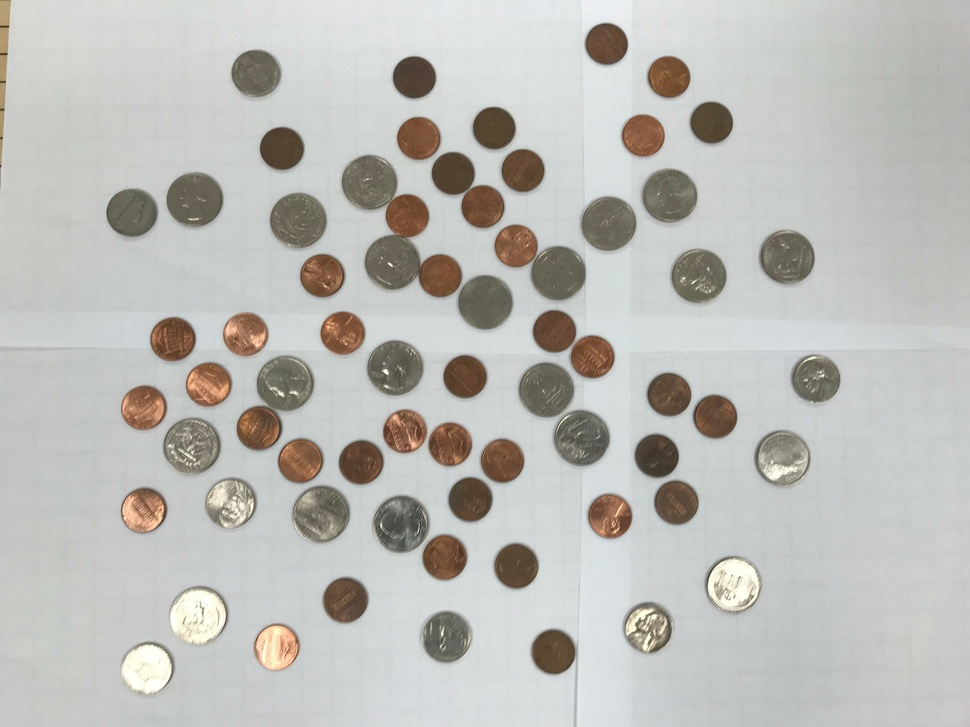
//> input picture Project7/easyCoins.jpg, 970 x 727 px, shrunk from 4032 x 3024 before the run
$ ./l071   (built with g++ and OpenCV 4)
//> lines starting //> are read from the running program, lines starting //| are printed output that depends on the picture; after the words box and inside, x2 and y2 are one past the last pixel; in counts of white or black regions, pixels touching at a corner belong together
#include <stdio.h>
#include <iostream>
#include <opencv2/opencv.hpp>
#include <opencv2/highgui/highgui.hpp>
// GRACE JAGGA
using namespace std;
using namespace cv;

void getImg(int argc, char* argv[]){
//> called with argc = 1
    int penval=83;int nicval= 94;int quartval= 106;
    int dimeval= 78;int silval= 166;int halfval= 133;
    int highThresh=175;int lowThresh=155;
    int smallestval=83;int biggestval=106;
    string origFile="easyCoins.jpg"; string finalFile="imagef.jpg";
    string imageCirclesFile="imageCircles.jpg";
    string imageCoinsFile="imageCoins.jpg";string resultsTxt="results.txt";
    if(argc>1){
        for(int i=0;i<argc;i++){
            if(i!=0){
                char* c = argv[i-1];
                if((string)c=="-f"){ //image name
                    origFile=(string)argv[i];
                }
                if((string)c=="-lt"){ //canny low
                    lowThresh=stoi(string(argv[i]));
                }
                if((string)c=="-ht"){ //canny high
                    highThresh=stoi(string(argv[i]));
                }
                if((string)c=="-ff"){
                    finalFile=(string)argv[i];
                }
                if((string)c=="-fCi"){
                    imageCirclesFile=(string)argv[i];
                }
                if((string)c=="-fCo"){
                    imageCoinsFile=(string)argv[i];
                }
                if((string)c=="-fR"){
                    resultsTxt=(string)argv[i];
                }
                if((string)c=="-penval"){
                    penval=stoi((string)argv[i]);
                    smallestval=penval;
                    quartval=1.27*penval; biggestval=quartval;
                    silval=2*penval; halfval=1.61*penval; dimeval=penval*0.94;
                    //change all the values based on penny val
                }
                if((string)c=="-nicval"){
                    nicval=stoi((string)argv[i]);
                }
                if((string)c=="-quartval"){
                    quartval=stoi((string)argv[i]);
                    biggestval=quartval; //biggestval
                }
                if((string)c=="-dimeval"){
                    dimeval=stoi((string)argv[i]);
                    smallestval = dimeval;
                }
                if((string)c=="-halfval"){
                    halfval=stoi((string)argv[i]);
                    biggestval=halfval;
                }
                if((string)c=="-silval"){
                    silval=stoi((string)argv[i]);
                    //biggestval=silval;
                }
            }
        }
    }

    Mat image;
    image = imread( origFile, 1 );
//> image is the input picture: 727 rows x 970 cols, CV_8UC3; mean B, G, R 184.3, 188.2, 188.7
    Mat gray;
    gray = imread( origFile, IMREAD_GRAYSCALE );
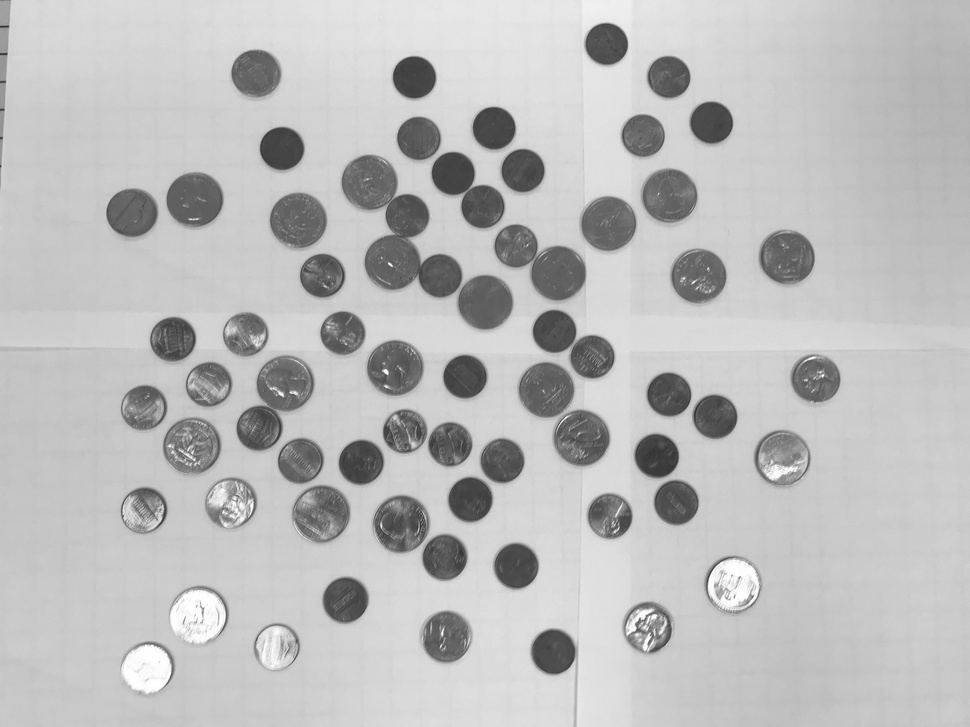
//> gray: 727 rows x 970 cols, CV_8UC1; min 44, max 255, mean 187.9
    imwrite("./imageg.jpg", gray);

    //Applying the Canny Edge filter
    Mat edges;
    const int ratio = 3;
    const int kernel_size = 3;
    blur(gray, edges, Size(3,3));
    Canny(image, edges, lowThresh, highThresh, kernel_size);
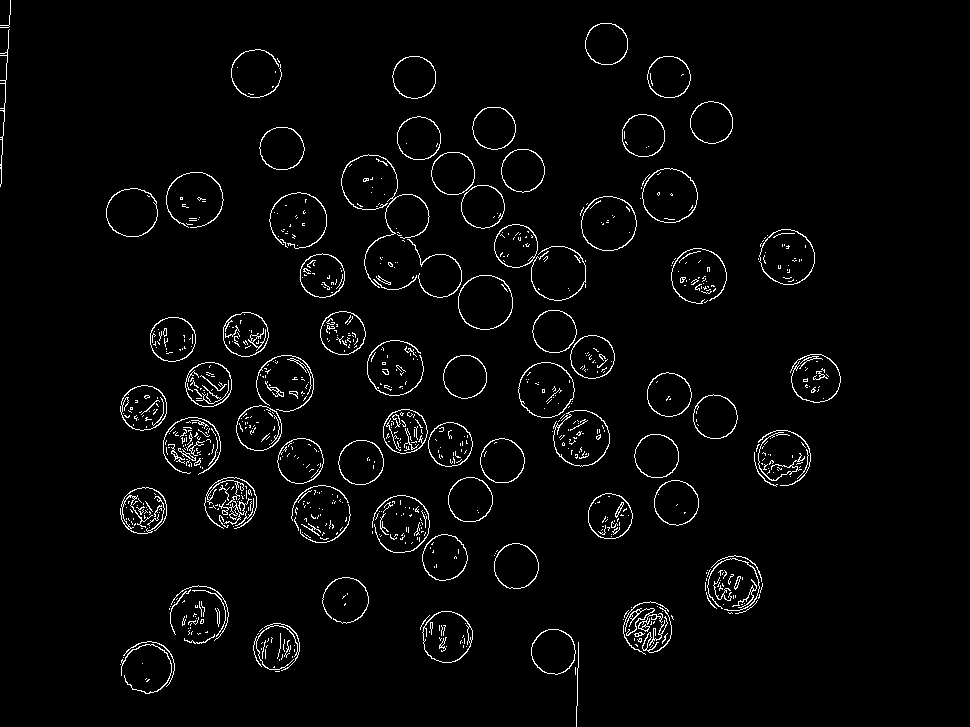
//> edges: 727 rows x 970 cols, CV_8UC1; 2.8% white in thin lines or dots, all inside (x1, y1, x2, y2) = (0, 0, 841, 727)
    imwrite("./"+finalFile, edges);

    Mat circleImg; //make a copy of original image
    circleImg.create( image.size(), image.type() );
    image.copyTo(circleImg);
    vector<Vec3f> circles;

    int silvAmt=0;
    vector<Vec3f> silvCoins;
    HoughCircles(gray, silvCoins, HOUGH_GRADIENT, 1,160, 100, 30, silval-10, silval);
//> silvCoins = empty
    for( size_t i = 0; i < silvCoins.size(); i++ ){
        Vec3i c = silvCoins[i];
        Point center = Point(c[0], c[1]);// circle center
        Scalar s=Scalar(0,0,255);
        circle( circleImg, center, 4, Scalar(0,0,255), 3, LINE_AA);// circle outline
        int radius = c[2];
        circle( circleImg, center, radius, s, 3, LINE_AA);
        circle( circleImg, center, radius+1, s, 3, LINE_AA);
        circle( circleImg, center, radius+2, s, 3, LINE_AA);
    }
//> this loop made 0 passes


    HoughCircles(gray, circles, HOUGH_GRADIENT, 1,160, 100, 30, smallestval, biggestval);
//> circles = empty
    for( size_t i = 0; i < circles.size(); i++ ){
        Vec3i c = circles[i];
        bool isCoin=true;;
        Point center = Point(c[0], c[1]);// circle center
        for(size_t r=0;r<silvCoins.size();r++){
            Vec3i ccc = silvCoins[r];
            Point cc = Point(ccc[0], ccc[1]);
            double dist = sqrt(pow(cc.y - center.y, 2) + pow(cc.x - center.x, 2));
            if(dist<silval){ //within the silver coin, 120
                isCoin=false;
            }
        }
        if(isCoin){
            circle( circleImg, center, 4, Scalar(0,0,255), 3, LINE_AA);// circle outline
            int radius = c[2];
            circle( circleImg, center, radius, Scalar(0,0,255), 3, LINE_AA);
            circle( circleImg, center, radius+1, Scalar(0,0,255), 3, LINE_AA);
            circle( circleImg, center, radius+2, Scalar(0,0,255), 3, LINE_AA);
        }
    }
    imwrite("./"+imageCirclesFile, circleImg);

    Mat coinsImg;
    int penAmt=0;int nicAmt=0;int quartAmt=0;
    int dimeAmt=0;int halfAmt=0;
    image.copyTo(coinsImg);
    bool isCoin=true;

    for( size_t i = 0; i < silvCoins.size(); i++ ){
        Vec3i c = silvCoins[i];
        Point center = Point(c[0], c[1]);// circle center
        Scalar s = Scalar(227,78,243);
        circle( circleImg, center, 4, Scalar(0,0,255), 3, LINE_AA);// circle outline
        int radius = c[2];
        silvAmt++;
        circle( circleImg, center, radius, s, 3, LINE_AA);
        circle( circleImg, center, radius+1, s, 3, LINE_AA);
        circle( circleImg, center, radius+2, s, 3, LINE_AA);
    }
//> after the loop, silvAmt = 0
    for( size_t i = 0; i < circles.size(); i++ ){
        Vec3i c = circles[i];
        Point center = Point(c[0], c[1]);// circle center
        isCoin=true;
        for(size_t r=0;r<silvCoins.size();r++){
            Vec3i ccc = silvCoins[r];
            Point cc = Point(ccc[0], ccc[1]);
            double dist = sqrt(pow(cc.y - center.y, 2) + pow(cc.x - center.x, 2));
            if(dist<silval){ //within the silver coin, 120
                isCoin=false;
            }
        }
        if(isCoin){
            int radius = c[2];
            Scalar s=Scalar(0,0,255); //red default
            if(abs(radius-dimeval)<5){ //dime blue
                s = Scalar(220,71,7); dimeAmt++;
            }
            else if(abs(radius-halfval)<3 && halfAmt<1){ //half dollar green
                s = Scalar(22,175,83); halfAmt++;
            }
            else if(abs(radius-penval)<7){ //penny red
                s = Scalar(0,0,255); penAmt++;
            }
            else if(abs(radius-nicval)<4){ //nickel yellow
                s = Scalar(113,246,246); nicAmt++;
            }
            else if(abs(radius-quartval)<8){ //quarter purple
                s = Scalar(165,38,102); quartAmt++;
            }
            circle( circleImg, center, radius, s, 3, LINE_AA);
            circle( circleImg, center, radius+1, s, 3, LINE_AA);
            circle( circleImg, center, radius+2, s, 3, LINE_AA);
        }
    }
//> after the loop, isCoin = true; dimeAmt = 0; halfAmt = 0; penAmt = 0; nicAmt = 0; quartAmt = 0
    imwrite("./"+imageCoinsFile, circleImg);

    double sum = (penAmt*0.01)+(nicAmt*0.05)+(dimeAmt*0.1)+
    (quartAmt*0.25)+(halfAmt*0.5)+(silvAmt*1);
//> sum = 0
    sum = (sum*100)+0.5;
//> sum = 0.5
    int su = sum;
//> su = 0
    sum = su/100.00;
//> sum = 0

    cout << "\nTotal sum: $" << sum;
//| Total sum: $0
    cout << "\nAmount of dimes: "<< dimeAmt;
//| Amount of dimes: 0
    cout << "\nAmount of pennies: "<< penAmt;
//| Amount of pennies: 0
    cout << "\nAmount of nickels: "<< nicAmt;
//| Amount of nickels: 0
    cout << "\nAmount of quarters: "<< quartAmt;
//| Amount of quarters: 0
    cout << "\nAmount of half dollars: "<< halfAmt;
//| Amount of half dollars: 0
    cout << "\nAmount of silver dollars : "<< silvAmt;
//| Amount of silver dollars : 0
    cout << "\n";

//   ofstream resultsFile("results.txt");
//   resultsFile << "Amount of dimes: "<< dimeAmt;
//   resultsFile << "\nAmount of pennies: "<< penAmt;
//   resultsFile << "\nAmount of nickels: "<< nicAmt;
//   resultsFile << "\nAmount of quarters: "<< quartAmt;
//   resultsFile << "\nAmount of half dollars: "<< halfAmt;
//   resultsFile << "\nAmount of silver dollars : "<< silvAmt;
//   resultsFile << "\nTotal sum: $" << sum;
//   resultsFile.close();

    waitKey(0);
}

int main(int argc, char** argv ){
  getImg(argc, argv);
  return 0;
}

$ run again, with Project7/mediumCoins.jpg copied over Project7/easyCoins.jpg
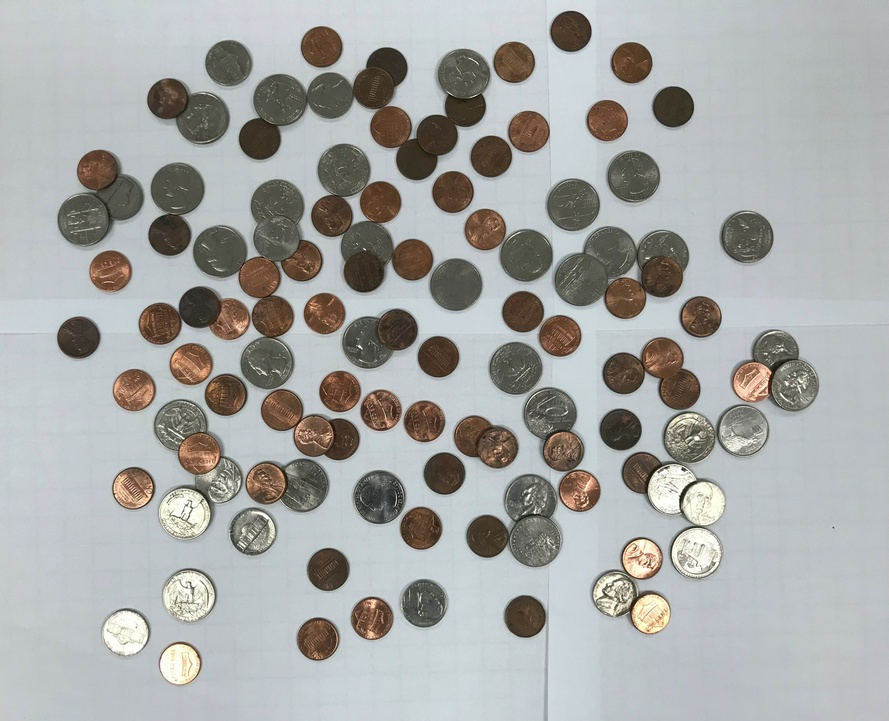
//> input picture Project7/mediumCoins.jpg, 889 x 721 px, shrunk from 3696 x 2997 before the run
//> in getImg, image is the input picture: 721 rows x 889 cols, CV_8UC3; mean B, G, R 165.9, 167.8, 166.5
//> in getImg, `gray = imread( origFile, IMREAD_GRAYSCALE );`:
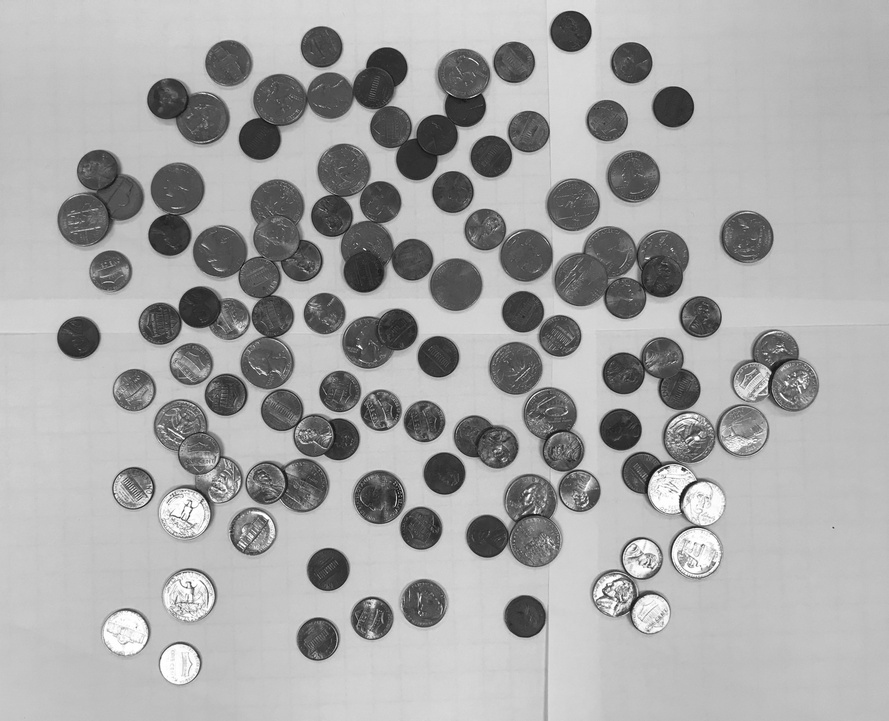
//> gray: 721 rows x 889 cols, CV_8UC1; min 8, max 255, mean 167.2
//> in getImg, `Canny(image, edges, lowThresh, highThresh, kernel_size);`:
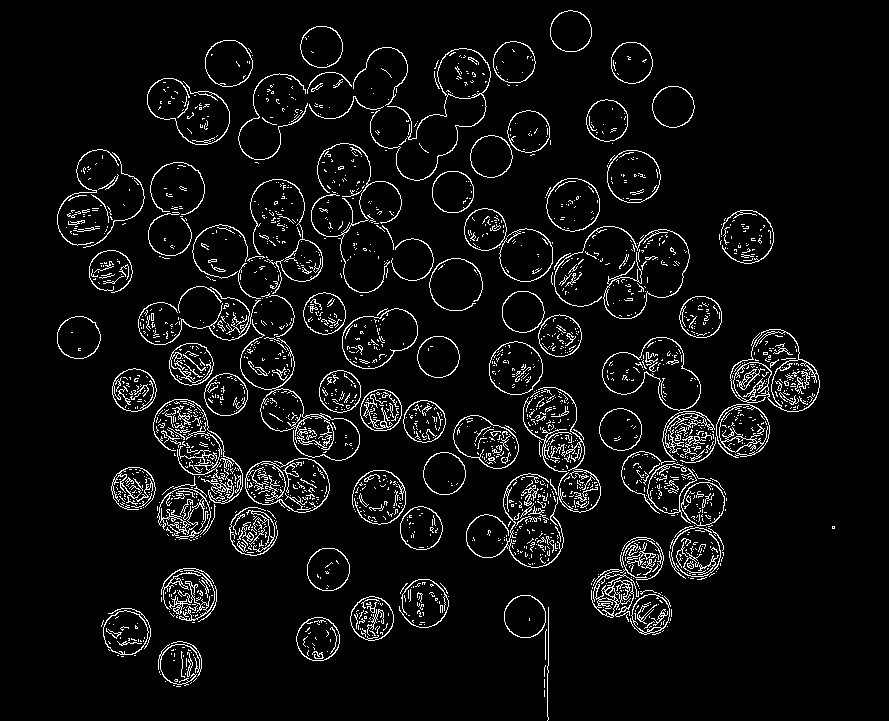
//> edges: 721 rows x 889 cols, CV_8UC1; 5.8% white in thin lines or dots, all inside (x1, y1, x2, y2) = (57, 10, 835, 721)
//> silvCoins = empty
//> after the loop in getImg, `for( size_t i = 0; i < silvCoins.size(); i++ )`: silvAmt = 0
//> after the loop in getImg, `for( size_t i = 0; i < circles.size(); i++ )`: isCoin = true; dimeAmt = 0
//> in getImg, `sum = (sum*100)+0.5;`: sum = 0.5
//> su = 0
//| Total sum: $0
//| Amount of dimes: 0
//| Amount of pennies: 0
//| Amount of nickels: 0
//| Amount of quarters: 0
//| Amount of half dollars: 0
//| Amount of silver dollars : 0
